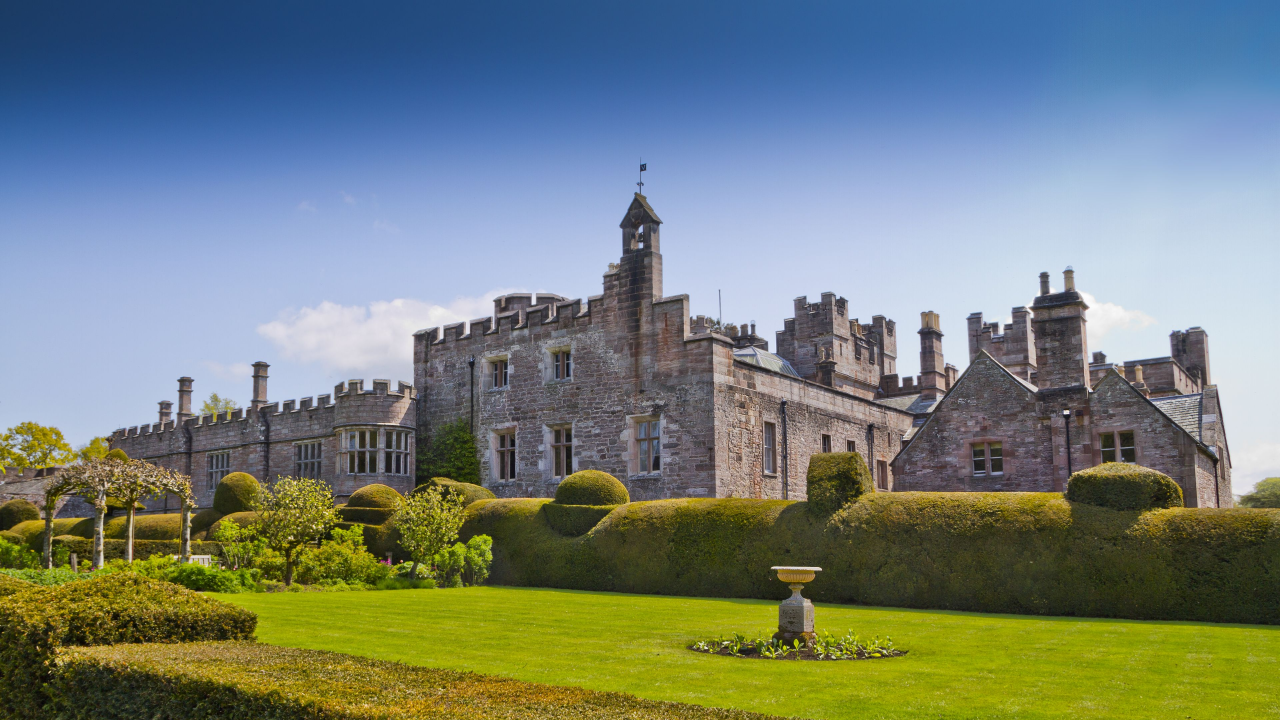
#> input picture python_tx/wallpaper.jpeg, 3840 x 2160 px (shown at 1/3 size)
$ python sender.py wallpaper.jpeg
#> lines starting #> are read from the running program, lines starting #| are printed output that depends on the picture
import base64
import sys
import serial
import time
from threading import Thread
from PIL import Image
from io import BytesIO


def imagePreprocessing(imgPath): # That's nasty
#> called with imgPath = 'wallpaper.jpeg'
    print("Started image preprocessing")
    imageFile = Image.open(imgPath)
#> imageFile is the input picture: PIL image 3840x2160 RGB; mean R, G, B 115.8, 127.9, 122.3
    imageFile.save("compressedImage.jpeg", "JPEG", optimize=True, quality=30)
    compressedImage = Image.open("compressedImage.jpeg")
    width, height = compressedImage.size
#> width = 3840; height = 2160
    downscaledImage = compressedImage.resize((int(width * 0.5), int(height * 0.5)), resample=Image.LANCZOS, box=None,
                                             reducing_gap=None)
    downscaledImage.save("downscaledImage.jpeg", "JPEG")
    print("Finished picture preprocessing")


def serializeFromPath(path):  # Serialize an image
    with open(path,"rb") as imageFile:
        s = base64.b64encode(imageFile.read())
    return s.decode('utf-8')


def serializeFromImage(imageFile):
    buffered = BytesIO()
    imageFile.save(buffered, format="JPEG")
    img_str = base64.b64encode(buffered.getvalue())
    return img_str


def serial_connection(serialized_text, port):  # Sends a serialized image over socket connection
    # print(serialized_text)
    arduino = serial.Serial(port, 115200, timeout=1)
    time.sleep(2)  # give the connection a second to settle
    start = time.time()
    block_size = 250
    arduino.timeout = 2
    print(serialized_text)

    while serialized_text != "" and len(serialized_text) != 0:
        tmp = serialized_text[:block_size]
        print(len(serialized_text))
        arduino.write(tmp+bytes("\n", "ascii"))
        arduino.flush()
        print("Inviato:" + tmp.decode("ascii"))

        # print("Printing: " + tmp)
        start2 = time.time()
        tmp = ""
        reset = False
        while tmp == '' or tmp==' ':
            if arduino.in_waiting > 0:
                tmp = arduino.read().decode("ascii")
            if time.time() - start2 > 3:
                reset = True
                print("reset!")
                break
        if not reset:
            serialized_text = serialized_text[block_size:]
        print("Exit on: " + tmp)
        # time.sleep(0.5)
    end = time.time()
    arduino.write(bytes("!!!!####", "ascii"))
    print("Elapsed time: " + str(end-start))


def send_image(path):
#> called with path = 'wallpaper.jpeg'
    im = Image.open("downscaledImage.jpeg")
    width, height = im.size
#> width = 1920; height = 1080
    # Setting the points for cropped image
    left = 0
    top = 0
    right = width
#> right = 1920
    bottom = height / 2
#> bottom = 540

    # Cropped image of above dimension
    # (It will not change orginal image)
    im1 = im.crop((left, top, right, bottom))
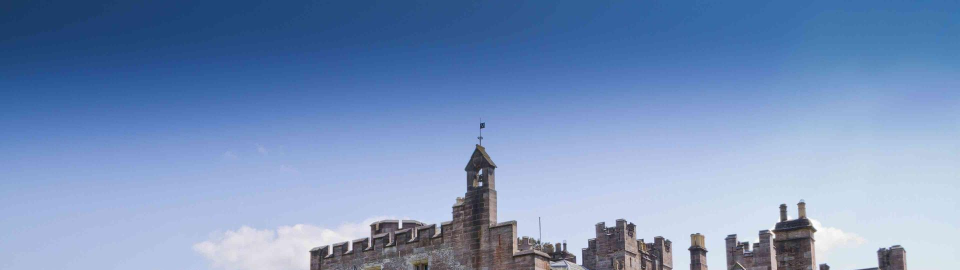
#> im1: PIL image 1920x540 RGB (shown at 1/2 size); mean R, G, B 120.6, 146.7, 188.5

    left = 0
    top = height / 2
#> top = 540
    right = width
    bottom = height
#> bottom = 1080

    im2 = im.crop((left, top, right, bottom))
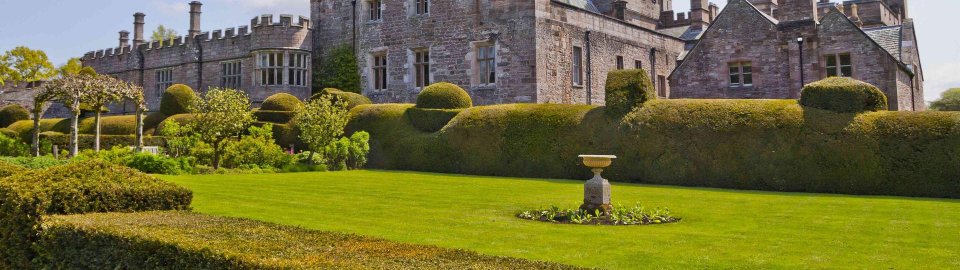
#> im2: PIL image 1920x540 RGB (shown at 1/2 size); mean R, G, B 111.9, 108.7, 57.9

    # Thread(target=serial_connection, daemon=True, args=(serializeFromImage(im1), "/dev/ttyACM0")).start()
    # Thread(target=serial_connection, daemon=True, args=(serializeFromImage(im2), "/dev/ttyACM1")).start()
    Thread(target=thread, args=(im1, im2)).start()
    #serial_connection(serializeFromImage(im2)+, "/dev/ttyACM1")


def thread(im1, im2):
    serial_connection(serializeFromImage(im1), "/dev/ttyACM0")
    serial_connection(serializeFromImage(im2), "/dev/ttyACM1")


def main():
    if len(sys.argv) > 1:
        img_path = sys.argv[1]
    else:
        print("No path given, using default one")
        img_path = "img/landscape_00.jpg"
    print("Image path: " + img_path)
    imagePreprocessing(img_path)

    send_image(img_path)
    '''
    s1 = serializeFromPath("downscaledImage.jpeg")
    f1 = open("out1.txt","w")
    f1.write(s1)
    f1.close()

    im1 = Image.open("downscaledImage.jpeg")
    s2 = serializeFromImage(im1)
    f2 = open("out2.txt","wb")
    f2.write(s2)
    f2.close()
    '''
    # serial_connection(serialize("img/photo5866024388682429456.jpg"), "/dev/ttyACM0")
    # serial_connection(serialize("img/photo5866024388682429456.jpg"), "/dev/ttyACM1")
    # serial_connection(bytes("keppo", "ascii"))


if __name__ == "__main__":
    main()
